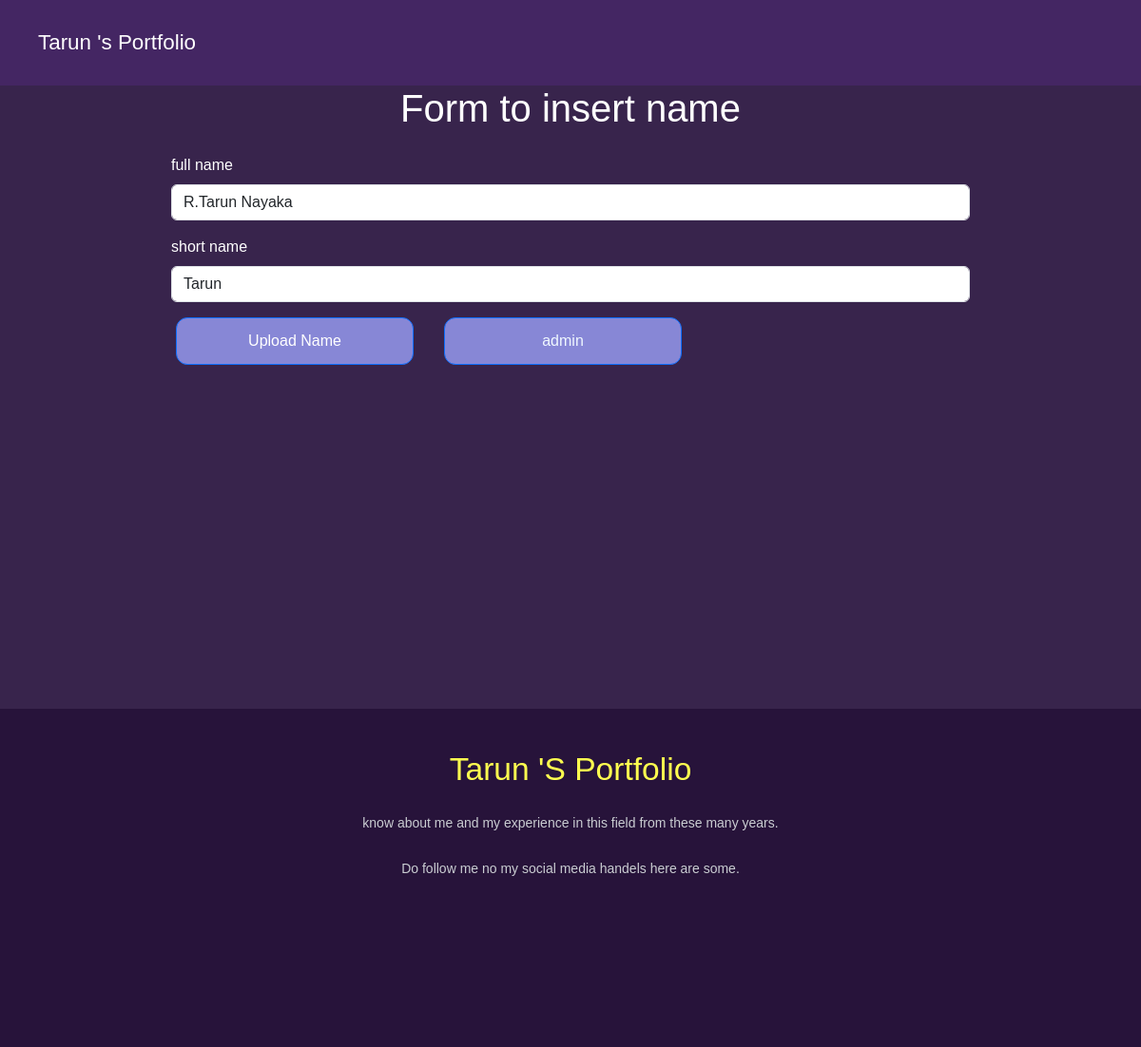
The app's page /cIndexNameUpd/1 with its own data.
### app.py (models this page shows)
class cIndex_name(db.Model):
    id = db.Column(db.Integer, primary_key=True)
    name = db.Column(db.Text, unique=False,nullable=True)
    full_name = db.Column(db.Text, unique=False,nullable=True)

### app.py (the view, shortened to what this page needs)
@app.route('/cIndexNameUpd/<int:id>',methods=['GET','POST'])
def cIndexNameUpd(id):
    allinfo = cIndex_name.query.filter_by(id=id).first()
    social = socials.query.all()
    names = cIndex_name.query.all()
    return render_template("cIndexNameUpd.html",names=names,allinfo=allinfo,social = social)

### templates/cIndexNameUpd.html (shortened to what this page needs)
{% extends 'base.html'%}
{% block body%}
<center>
    <h1>Form to insert name</h1>
</center>
<form class="hidden form-admin"  method="POST">
    <div class="formdiv">
        <div class="mb-3">
            <label for="exampleInputPassword1" class="form-label">full name</label>
            <input type="text" class="form-control" value="{{allinfo.full_name}}"
                name="full-name" id="exampleInputPassword1">
        </div>
        <div class="mb-3">
            <label for="exampleInputPassword1" class="form-label">short name</label>
            <input type="text"  class="form-control" value="{{allinfo.name}}"
                name="short-name" id="exampleInputPassword1">
        </div>
        <div class="btn-flex">
            <div>
                <button type="submit" class="btn btn-primary wid-btn">Upload Name</button>
            </div>
            <div>
                <button class="btn btn-primary wid-btn"><a href="/admin" class="linkk">admin</a></button>
            </div>
        </div>
    </div>
</form>
{% endblock %}

### templates/base.html (shortened to what this page needs)
<!DOCTYPE html>
<html lang="en">
<head>
  <link href="https://cdn.jsdelivr.net/npm/bootstrap@5.3.0/dist/css/bootstrap.min.css" rel="stylesheet"
>
  <link rel="stylesheet" href="{{ url_for('static', filename='css/styles.css') }}">
  <link rel="stylesheet" href="{{ url_for('static', filename='css/styles2.css') }}">
  <link rel="stylesheet" href="{{ url_for('static', filename='css/certi.css') }}">
  <link rel="stylesheet" href="{{ url_for('static', filename='css/index2.css') }}">
  <link rel="stylesheet" href="{{ url_for('static', filename='css/boxes.css') }}">
  <link rel="stylesheet" href="{{ url_for('static', filename='css/test.css') }}">
  <link rel="stylesheet" href="{{ url_for('static', filename='css/cIndexInp.css') }}">
</head>
<body class="see">
  <nav class=" nav-link navbar  navbar-expand-lg sticky-top navbar-custom  hidden ">
    <div class="container-fluid hidden">
      <a class="navbar-brand nav-link homeBtn" href="/"> {% for n in names %}
        {{n.name}}
        {% endfor %}'s Portfolio</a>
      <div class="collapse navbar-collapse hidden bgcol" id="navbarNavDropdown">
      </div>
    </div>
  </nav>
  {% block body%}
  {% endblock %}
  <footer>
    <div class="footer-content hidden">
      <h3>{% for n in names %}
        {{n.name}}
        {% endfor %}'s Portfolio</h3>
      <p>know about me and my experience in this field from these many years.</p>
      <p>Do follow me no my social media handels here are some.</p>
      <ul class="socials">
        {% for info in social %}
        <li><a href="{{info.social_link}}"><img src="/socials/{{info.id}}" class="fa hidden"
              alt="prob"> </a></li>
        {% endfor %}
      </ul>
    </div>
  </footer>
</body>
</html>

### static/css/styles.css (style rules this page uses)
* { margin: 0; padding: 0; }
.nav-link { color: white !important; font-size: 1.4rem !important; padding: 14px 14px !important; }
body { background-color: rgb(56 36 76); font-family: cursive; color: white }
.navbar-custom { background-color: rgb(68 38 99); }
h3 { color: #ffff4f; }
.hidden { transition: all 1.2s; transform: translatex(-200px); opacity: 0; }
.show { transform: translatex(0px); opacity: 1; }
footer { bottom: 0; left: 0; right: 0; background: rgb(39 19 58); height: auto; width: 100vw; padding-top: 40px; color: #fff; margin-top: 10%; }
.form-admin { margin-bottom: 22%; }
.footer-content { display: flex; align-items: center; justify-content: center; flex-direction: column; text-align: center; }
.footer-content h3 { font-size: 2.1rem; font-weight: 500; text-transform: capitalize; line-height: 3rem; }
.footer-content p { max-width: 500px; margin: 10px auto; line-height: 28px; font-size: 14px; color: #cacdd2; }
.socials { list-style: none; display: flex; align-items: center; justify-content: center; margin: 1rem 0 3rem 0; }
.socials li { margin: 0 10px; }
.socials a { text-decoration: none; padding: 5px; }
.formdiv { width: 70vw; height: 40vh; margin-left: 15%; margin-right: 15%; margin-top: 2%; margin-bottom: 5%; }
.btn { text-decoration: none; color: white; background: #8787d6; margin-right: 92%; padding: 12px 19px; border-radius: 12px; margin-bottom: 10%; margin-left: 2%; }

### static/css/styles2.css (style rules this page uses)
* { margin: 0; padding: 0; }

### static/css/index2.css (style rules this page uses)
:root { --clr-neutral-100: hsl(0, 0%, 100%); --clr-primary-100: hsl(205, 15%, 58%); --clr-primary-400: hsl(215, 25%, 27%); --clr-primary-800: hsl(217, 33%, 17%); --clr-primary-900: hsl(218, 33%, 9%); }

### static/css/test.css (style rules this page uses)
.but button a ,.linkk { text-decoration: none; color: aliceblue; }
* { box-sizing: border-box; }
body { font-family: Arial, Helvetica, sans-serif; }

### static/css/cIndexInp.css (style rules this page uses)
.wid-btn { width: 250px; }
.btn-flex { display: flex; gap: 2rem; }

### records on screen
cIndex_name: name "Tarun", full-name "R.Tarun Nayaka", short-name "Tarun"
